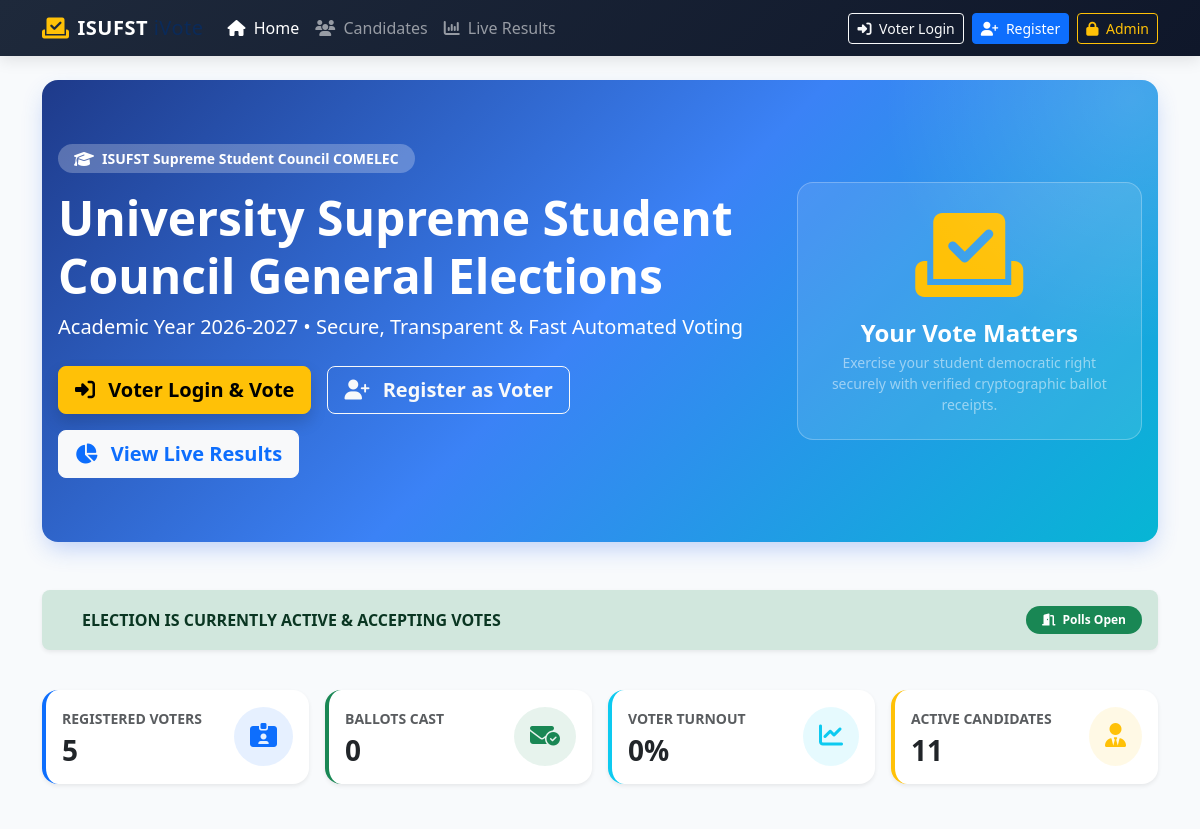
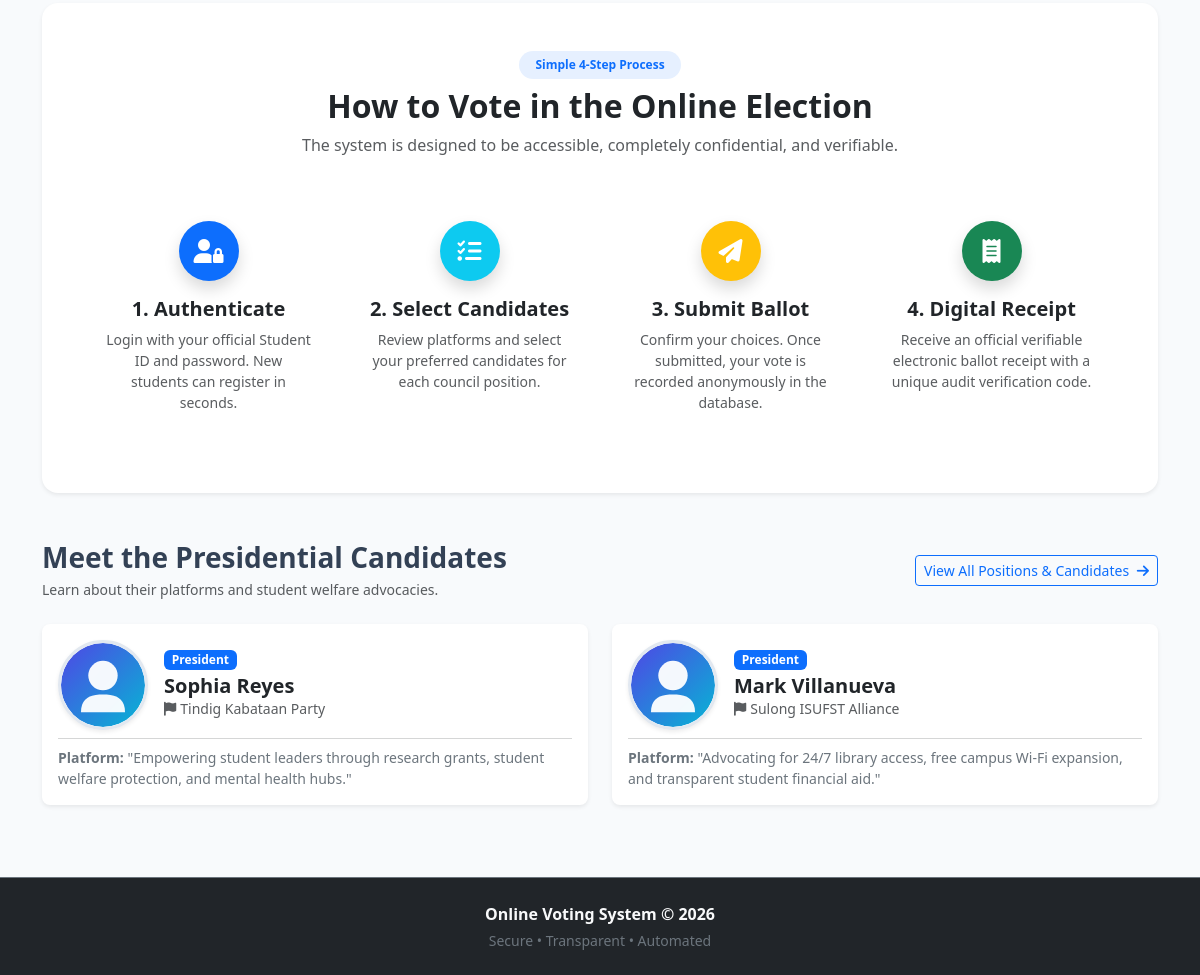
The page / on the database its author committed (2 pictures, top to bottom).
### tables this page shows
CREATE TABLE `settings` (
  `id` INT(11) NOT NULL AUTO_INCREMENT,
  `election_title` VARCHAR(255) NOT NULL DEFAULT 'University Supreme Student Council Elections',
  `academic_year` VARCHAR(50) NOT NULL DEFAULT '2026-2027',
  `organization_name` VARCHAR(255) NOT NULL DEFAULT 'ISUFST Commission on Elections (COMELEC)',
  `is_election_active` TINYINT(1) NOT NULL DEFAULT 1 COMMENT '1 = Active/Open, 0 = Closed',
  `updated_at` TIMESTAMP DEFAULT CURRENT_TIMESTAMP ON UPDATE CURRENT_TIMESTAMP,
  PRIMARY KEY (`id`)
);

CREATE TABLE `candidates` (
  `id` INT(11) NOT NULL AUTO_INCREMENT,
  `position_id` INT(11) NOT NULL,
  `first_name` VARCHAR(50) NOT NULL,
  `last_name` VARCHAR(50) NOT NULL,
  `party` VARCHAR(100) NOT NULL DEFAULT 'Independent',
  `platform` TEXT DEFAULT NULL,
  `photo` VARCHAR(255) DEFAULT 'default_candidate.svg',
  `created_at` TIMESTAMP DEFAULT CURRENT_TIMESTAMP,
  PRIMARY KEY (`id`),
  KEY `fk_candidates_position` (`position_id`),
  CONSTRAINT `fk_candidates_position` FOREIGN KEY (`position_id`) REFERENCES `positions` (`id`) ON DELETE CASCADE ON UPDATE CASCADE
);

CREATE TABLE `positions` (
  `id` INT(11) NOT NULL AUTO_INCREMENT,
  `title` VARCHAR(100) NOT NULL,
  `max_votes` INT(11) NOT NULL DEFAULT 1 COMMENT 'Number of candidates voter can pick',
  `priority` INT(11) NOT NULL DEFAULT 1 COMMENT 'Display sort order in ballot',
  `description` TEXT DEFAULT NULL,
  `created_at` TIMESTAMP DEFAULT CURRENT_TIMESTAMP,
  PRIMARY KEY (`id`)
);

### index.php (the view, shortened to what the rows shown need)
<?php
require_once __DIR__ . '/db_connect.php';
$settings = getElectionSettings($pdo);
include __DIR__ . '/includes/header.php';
include __DIR__ . '/includes/navbar.php';
?>
<main class="py-4">
    <div class="container">
        <div class="hero-banner mb-5 text-center text-lg-start">
            <div class="row align-items-center">
                <div class="col-lg-8">
                    <div class="d-inline-flex align-items-center gap-2 px-3 py-1 bg-white bg-opacity-25 rounded-pill mb-3">
                        <i class="fa-solid fa-graduation-cap"></i>
                        <span class="small fw-semibold"><?php echo htmlspecialchars($settings['organization_name']); ?></span>
                    </div>
                    <h1 class="display-5 fw-bold mb-2"><?php echo htmlspecialchars($settings['election_title']); ?></h1>
                    <p class="lead opacity-90 mb-4">Academic Year <?php echo htmlspecialchars($settings['academic_year']); ?> &bull; Secure, Transparent & Fast Automated Voting</p>
                    <div class="d-flex flex-wrap gap-3 justify-content-center justify-content-lg-start">
                        <?php if ($settings['is_election_active']): ?>
                            <?php if (isset($_SESSION['voter_logged_in'])): ?>
                                <?php if ($voter_has_voted): ?>
                                    <a href="vote_success.php" class="btn btn-success btn-lg fw-bold shadow">
                                        <i class="fa-solid fa-receipt me-2"></i> View Your Voting Receipt
                                    </a>
                                <?php else: ?>
                                    <a href="ballot.php" class="btn btn-warning btn-lg fw-bold shadow">
                                        <i class="fa-solid fa-vote-yea me-2"></i> Cast Your Ballot Now
                                    </a>
                                <?php endif; ?>
                            <?php else: ?>
                                <a href="login.php" class="btn btn-warning btn-lg fw-bold shadow">
                                </a>
                                <a href="register.php" class="btn btn-outline-light btn-lg fw-semibold">
                                </a>
                            <?php endif; ?>
                        <?php else: ?>
                            <button class="btn btn-secondary btn-lg" disabled>
                                <i class="fa-solid fa-lock me-2"></i> Voting is Currently Closed
                            </button>
                        <?php endif; ?>
                        <a href="results.php" class="btn btn-light btn-lg fw-semibold text-primary">
                        </a>
                    </div>
                </div>
            </div>
        </div>
        <div class="card border-0 shadow-sm rounded-4 mb-5">
            <div class="card-body p-4 p-md-5">
                <div class="text-center mb-5">
                    <h2 class="fw-bold">How to Vote in the Online Election</h2>
                </div>
            </div>
        </div>
        <div class="row g-4 mb-5">
            <?php
            try {
                $presidents = get_all_candidates($pdo, 1);
                foreach ($presidents as $cand):
                    $fullName = htmlspecialchars($cand['first_name'] . ' ' . $cand['last_name']);
            ?>
                <div class="col-md-6">
                    <div class="card h-100 shadow-sm border-0 rounded-3 p-3">
                        <div class="d-flex align-items-center gap-3">
                            <img src="assets/uploads/candidates/<?php echo htmlspecialchars($cand['photo'] ?: 'default_candidate.svg'); ?>" alt="<?php echo $fullName; ?>" class="candidate-photo shadow-sm">
                            <div>
                                <span class="badge bg-primary mb-1"><?php echo htmlspecialchars($cand['position_title']); ?></span>
                                <h5 class="fw-bold mb-0 text-dark"><?php echo $fullName; ?></h5>
                                <div class="text-muted small mb-1"><i class="fa-solid fa-flag me-1"></i><?php echo htmlspecialchars($cand['party']); ?></div>
                            </div>
                        </div>
                        <hr class="my-2 text-muted">
                        <p class="small text-secondary mb-0">
                            <strong>Platform:</strong> "<?php echo htmlspecialchars($cand['platform']); ?>"
                        </p>
                    </div>
                </div>
            <?php
                endforeach;
            } catch (Exception $e) {}
            ?>
        </div>
    </div>
</main>
<?php include __DIR__ . '/includes/footer.php'; ?>

### rows shown on the page
settings: organization_name "ISUFST Supreme Student Council COMELEC", election_title "University Supreme Student Council General Elections", academic_year "2026-2027"
candidates: photo (placeholder picture), position.title "President", fullName "Sophia Reyes", party "Tindig Kabataan Party", platform "Empowering student leaders through research grants, student welfare protection, and mental health hubs."
candidates: photo (placeholder picture), position.title "President", fullName "Mark Villanueva", party "Sulong ISUFST Alliance", platform "Advocating for 24/7 library access, free campus Wi-Fi expansion, and transparent student financial aid."

### other values the page prints
$total_voters "5"
$votes_cast "0"
$turnout_rate "0"
$total_candidates "11"
